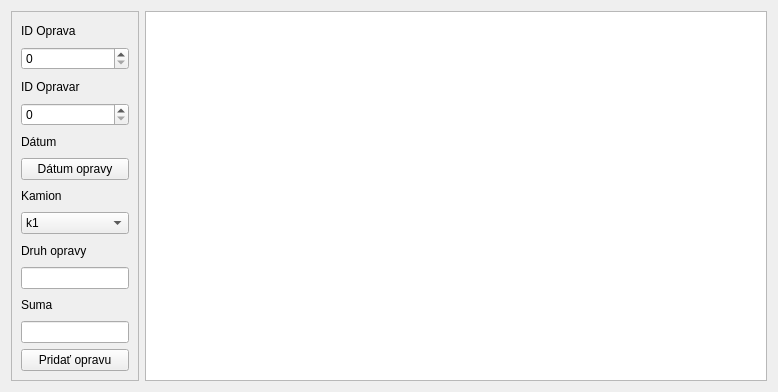
<?xml version="1.0" encoding="UTF-8"?>
<ui version="4.0">
 <class>Opravy</class>
 <widget class="QWidget" name="Opravy">
  <property name="geometry">
   <rect>
    <x>0</x>
    <y>0</y>
    <width>778</width>
    <height>392</height>
   </rect>
  </property>
  <property name="windowTitle">
   <string>Opravy</string>
  </property>
  <layout class="QFormLayout" name="formLayout">
   <item row="0" column="0">
    <widget class="QFrame" name="frame">
     <property name="frameShape">
      <enum>QFrame::StyledPanel</enum>
     </property>
     <property name="frameShadow">
      <enum>QFrame::Raised</enum>
     </property>
     <layout class="QVBoxLayout" name="verticalLayout">
      <item>
       <widget class="QLabel" name="label_2">
        <property name="text">
         <string>ID Oprava</string>
        </property>
       </widget>
      </item>
      <item>
       <widget class="QSpinBox" name="id_oprava"/>
      </item>
      <item>
       <widget class="QLabel" name="label_7">
        <property name="text">
         <string>ID Opravar</string>
        </property>
       </widget>
      </item>
      <item>
       <widget class="QSpinBox" name="id_opravar"/>
      </item>
      <item>
       <widget class="QLabel" name="label_5">
        <property name="text">
         <string>Dátum</string>
        </property>
       </widget>
      </item>
      <item>
       <widget class="QPushButton" name="datum_opravyB">
        <property name="text">
         <string>Dátum opravy</string>
        </property>
       </widget>
      </item>
      <item>
       <widget class="QLabel" name="label_3">
        <property name="text">
         <string>Kamion</string>
        </property>
       </widget>
      </item>
      <item>
       <widget class="QComboBox" name="kamion">
        <item>
         <property name="text">
          <string>k1</string>
         </property>
        </item>
        <item>
         <property name="text">
          <string>k2</string>
         </property>
        </item>
        <item>
         <property name="text">
          <string>k3</string>
         </property>
        </item>
        <item>
         <property name="text">
          <string>Ext1</string>
         </property>
        </item>
        <item>
         <property name="text">
          <string>Ext2</string>
         </property>
        </item>
       </widget>
      </item>
      <item>
       <widget class="QLabel" name="label">
        <property name="text">
         <string>Druh opravy</string>
        </property>
       </widget>
      </item>
      <item>
       <widget class="QLineEdit" name="druh_opravy"/>
      </item>
      <item>
       <widget class="QLabel" name="label_9">
        <property name="text">
         <string>Suma</string>
        </property>
       </widget>
      </item>
      <item>
       <widget class="QLineEdit" name="suma_opravy">
        <property name="text">
         <string/>
        </property>
       </widget>
      </item>
      <item>
       <widget class="QPushButton" name="pridat_opravuB">
        <property name="text">
         <string>Pridať opravu</string>
        </property>
       </widget>
      </item>
     </layout>
    </widget>
   </item>
   <item row="0" column="1">
    <widget class="QTableView" name="tabulka_jazdy"/>
   </item>
  </layout>
 </widget>
 <resources/>
 <connections/>
</ui>
